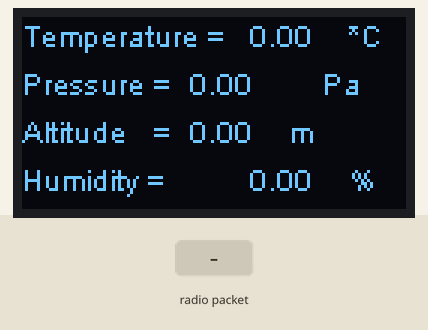
A sketch run on a simulated ESP32. Parts: 128×64 one-colour display. The test bench sets the inputs (shaded band). What the sketch prints to the serial monitor is not drawn.

Above: at 1.5 s.
1.6 s: radio packet "5" arrives
3.8 s: radio packet "90" arrives
At 5.6 s:
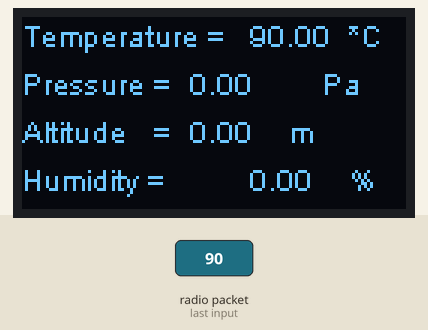
5.9 s: radio packet "200" arrives
At 7.1 s:
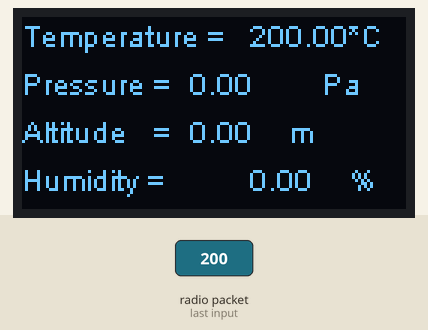
Timing chart, 0 to 8.9 s (numbered marks = the images above; inputs shaded):
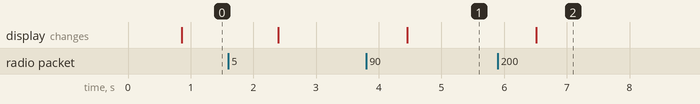

The sketch:

heltec_lora_rec.ino
```cpp
/*
  Check the new incoming messages, and print via serialin 115200 baud rate.

  by Aaron.Lee from HelTec AutoMation, ChengDu, China
  成都惠利特自动化科技有限公司
  www.heltec.cn

  this project also realess in GitHub:
  https://github.com/Heltec-Aaron-Lee/WiFi_Kit_series
*/

#include "heltec.h"


char temp[26];
float t=0,p=0,al=0,h=0;

#define BAND    868E6  //you can set band here directly,e.g. 868E6,915E6
void setup() {
    //WIFI Kit series V1 not support Vext control
  Heltec.begin(true /*DisplayEnable Enable*/, true /*Heltec.LoRa Disable*/, true /*Serial Enable*/, true /*PABOOST Enable*/, BAND /*long BAND*/);

}

void drawFontFaceDemo(float T,float P,float A,float H) {

    Heltec.display->flipScreenVertically();
    Heltec.display->clear();
    Heltec.display->setTextAlignment(TEXT_ALIGN_LEFT);
    Heltec.display->setFont(ArialMT_Plain_10);
    Heltec.display->drawString(0   , 0  ,   "Temperature =");
    Heltec.display->drawString(76  , 0  ,   (String)T);
    Heltec.display->drawString(106 , 0  ,   " *C");
    Heltec.display->drawString(0   , 16 ,   "Pressure =");
    Heltec.display->drawString(56  , 16 ,   (String)P);
    Heltec.display->drawString(100 , 16 ,    "Pa");
    Heltec.display->drawString(0   , 32 ,   "Altitude   =");
    Heltec.display->drawString(56  , 32 ,   (String)A);
    Heltec.display->drawString(86 , 32 ,   " m");
    Heltec.display->drawString(0   , 48 ,   "Humidity =");
    Heltec.display->drawString(76  , 48 ,   (String)H);
    Heltec.display->drawString(106 , 48 ,   " %");
    Heltec.display->display();
}


void loop() {
  // try to parse packet
  int i=0;
  int packetSize = LoRa.parsePacket();
  if (packetSize) {
    // received a packet
    Serial.print("Received packet '");
    // read packet
    while (LoRa.available()) {
      temp[i]=(char)LoRa.read();
      i++;
      Serial.print(temp);
    }
  }
    //Serial.println(temp);
  String data[4]={"0","0","0","0"}; //Declaring an array of strings 'data'. Increase with increasing variables.
  i=0;
  int j=0;

  while(temp[i]!='x') //Outer delimter from the incoming data to indicate EoT. change according to wish
  {
    while(temp[i]!='n') //inner delimiter to indicate end of individual data
    {
    data[j]+=temp[i]; //storing in 'data' string array
    i++;
    if(i>27)
    break;
    }//end of inner loop to delimit individual data
    //Serial.println(data[j]);
    i++; //to skip the inner delimiter
    j++; //to move to next data array
    if(i>27)
     break;
  }

  //to store the data converted to float datatype in global variables
  t=data[0].toFloat();
  p=data[1].toFloat();
  al=data[2].toFloat();
  h=data[3].toFloat();

  //printing the variables in Serial Monitor
  Serial.println();
  Serial.println(t);
  Serial.println(p);
  Serial.println(al);
  Serial.println(h);

  delay(500);
  drawFontFaceDemo(t,p,al,h) ;


}
```

Measured:
- after the input at 3.8 s, the display: changes after 0.66 s (image 1)
- after the input at 5.9 s, the display: changes after 0.61 s (image 2)
